Frame 1 (no input): blank canvas, image omitted
Frame 60 (no input): blank canvas, image omitted
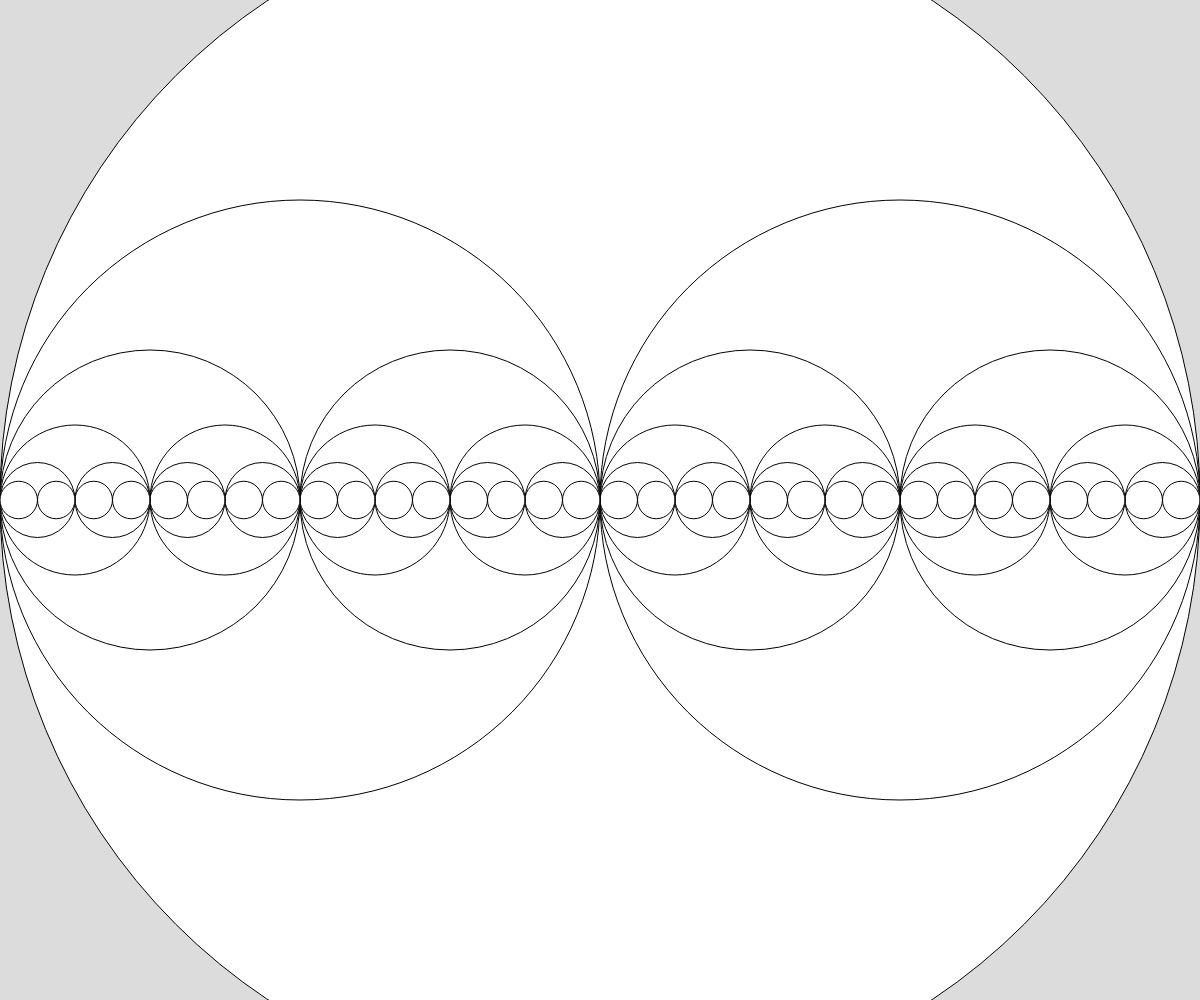
Frame 120 (the mouse pressed at the canvas centre since frame 60)

The p5.js sketch whose frames 1 and 60 were blank and that drew this single picture after the mouse press (run headless with seeded random() and noise() and a simulated clock; from frame 60 on, the mouse is pressed at the canvas centre):

// p5.js sketch
// ── sketch.js
// Project Title
// Your Name
// Date
//
// Extra for Experts:
// - describe what you did to take this project "above and beyond"


function setup() {
  createCanvas(windowWidth, windowHeight);
}

function draw() {
  background(220);
  recursiveCircles(width/2, height/2, mouseX);
}

function recursiveCircles(x, y, radius){
  circle(x, y, radius*2);

  if (radius > 20){
    recursiveCircles(x + radius/2, y, radius/2);
    recursiveCircles(x - radius/2, y, radius/2);
  }
}
